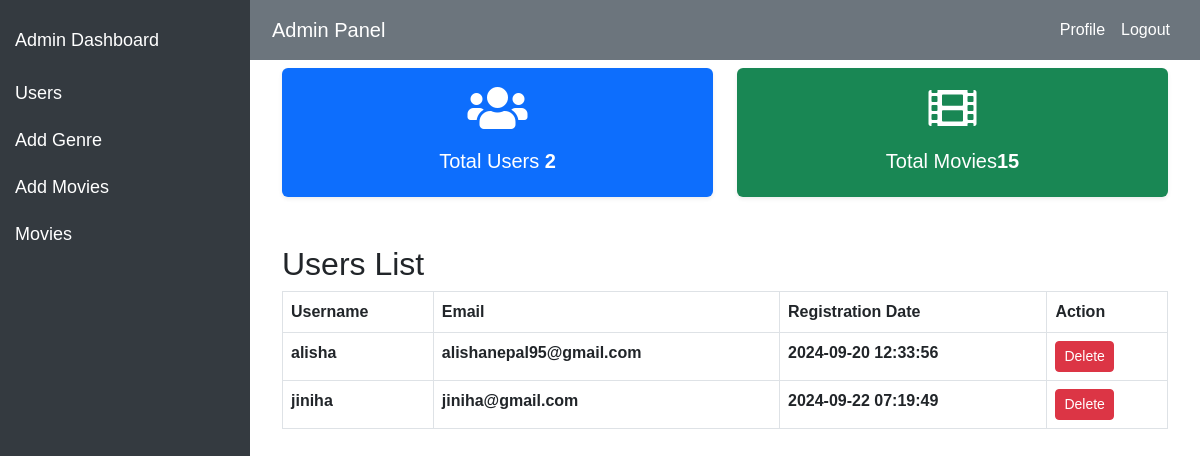
/admin/users.php, run on the app's committed database.
### tables this page shows
CREATE TABLE `users` (
  `user_id` int(11) NOT NULL,
  `username` varchar(50) NOT NULL,
  `email` varchar(100) NOT NULL,
  `password` varchar(255) NOT NULL,
  `role` enum('admin','user') NOT NULL DEFAULT 'user',
  `created_at` timestamp NOT NULL DEFAULT current_timestamp()
);

### admin/users.php (the view, shortened to what this page needs)
<?php include 'dashboard.php'; ?>
<?php
include '../includes/connection.php';
$query = "SELECT * FROM users WHERE role = 'user'";
$result = $conn->query($query);
?>
<div class="container mt-5">
    <h2>Users List</h2>
    <?php
    if ($result->num_rows > 0) {
        echo '<table class="table table-bordered">';
        echo '<thead>';
        echo '<tr>';
        echo '<th>Username</th>';
        echo '<th>Email</th>';
        echo '<th>Registration Date</th>';
        echo '<th>Action</th>';
        echo '</tr>';
        echo '</thead>';
        echo '<tbody>';
        while ($row = $result->fetch_assoc()) {
            echo '<tr>';
            echo '<td>' . htmlspecialchars($row['username']) . '</td>';
            echo '<td>' . htmlspecialchars($row['email']) . '</td>';
            echo '<td>' . htmlspecialchars($row['created_at']) . '</td>';
            echo '<td>';
            echo '<a href="../process/delete_users.php?id=' . $row['user_id'] . '" class="btn btn-sm btn-danger" onclick="return confirm(\'Are you sure you want to delete this user?\');">Delete</a>';
            echo '</td>';
            echo '</tr>';
        }
        echo '</tbody>';
        echo '</table>';
    } else {
        echo '<p>No users found.</p>';
    }
    ?>
</div>
</div>

### admin/dashboard_flex.php (style rules this page uses)
body { font-family: Arial, sans-serif; }

### data on the page
users: username "alisha", email "alishanepal95@gmail.com", created_at "2024-09-20 12:33:56"
users: username "jiniha", email "jiniha@gmail.com", created_at "2024-09-22 07:19:49"

### other printed values
$userCount "2"
$movieCount "15"
